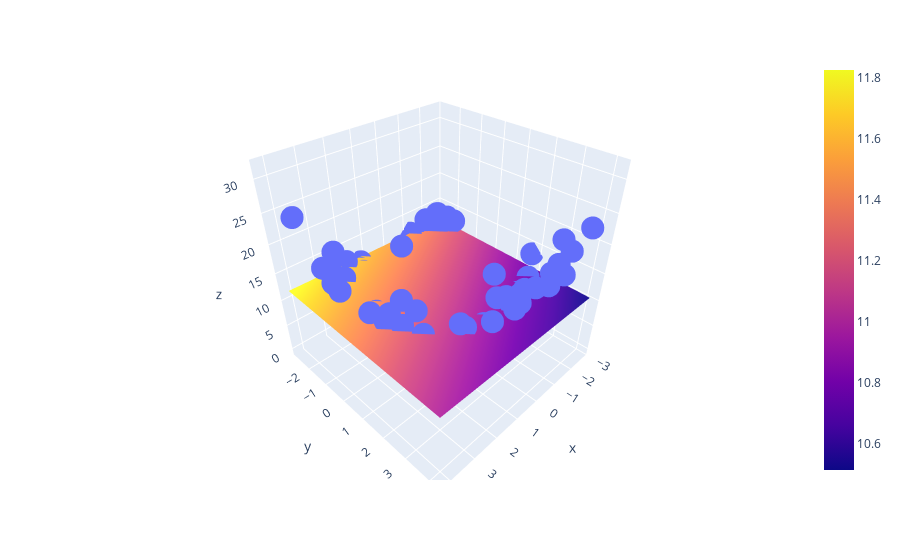

The notebook cell saved with this chart:
### Code cell
import plotly.graph_objects as go 

fig = px.scatter_3d(df,x=x.ravel(),y=y.ravel(),z=z.ravel())
fig.add_trace(go.Surface(x=x_input,y=y_input,z=z_final))
fig.show()
